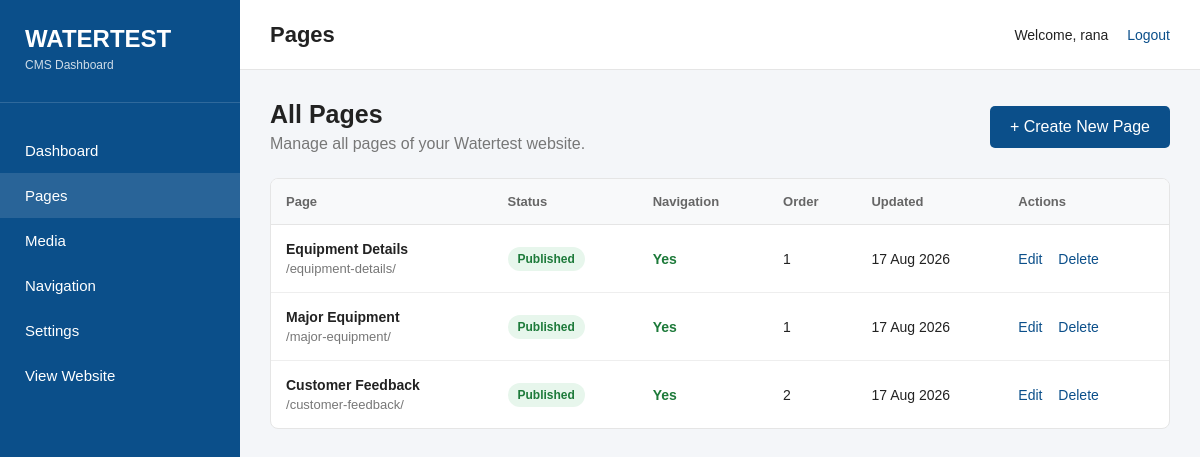
The app's page /dashboard/pages/ (signed in), older data.
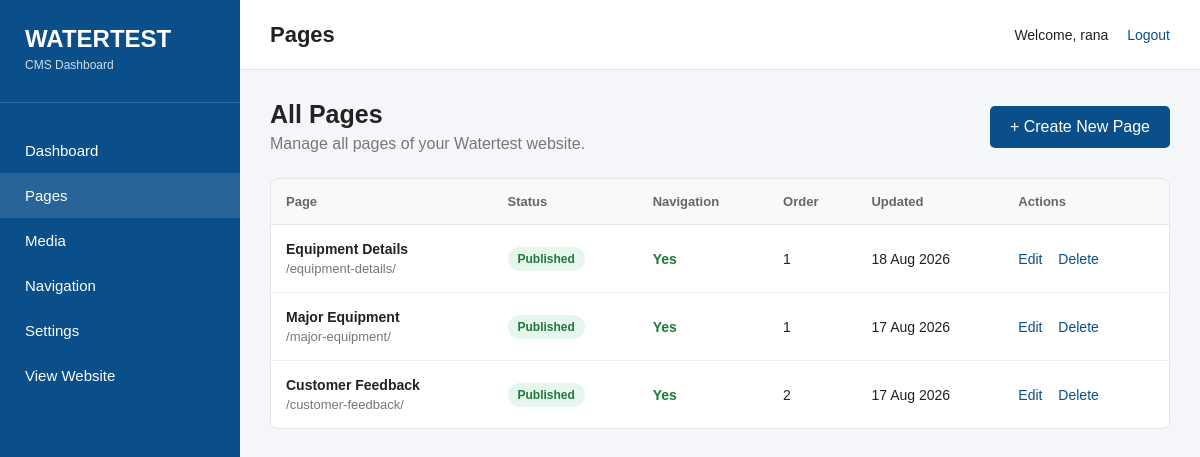
The same page, newer data.
### website/models.py (models this page shows, shortened)
class Page(models.Model):
    STATUS_CHOICES = [
        ("draft", "Draft"),
        ("published", "Published"),
    ]
    title = models.CharField(max_length=300)
    slug = models.SlugField(
        max_length=300,
        unique=True,
        blank=True
    )
    content = models.TextField(
        blank=True
    )
    featured_image = models.ImageField(
        upload_to="pages/",
        blank=True,
        null=True
    )
    status = models.CharField(
        max_length=20,
        choices=STATUS_CHOICES,
        default="draft"
    )
    show_in_menu = models.BooleanField(
        default=False
    )
    menu_order = models.PositiveIntegerField(
        default=0
    )
    parent = models.ForeignKey(
        "self",
        on_delete=models.CASCADE,
        blank=True,
        null=True,
        related_name="children"
    )
    created_at = models.DateTimeField(
        auto_now_add=True
    )
    updated_at = models.DateTimeField(
        auto_now=True
    )

### website/views.py (the view)
@login_required
def pages(request):
    all_pages = Page.objects.all().order_by(
        "menu_order",
        "-updated_at"
    )
    return render(
        request,
        "website/pages.html",
        {
            "pages": all_pages
        }
    )

### website/context_processors.py (called while the page is built)
def menu_pages(request):
    menu_pages = Page.objects.filter(
        status="published",
        show_in_menu=True,
        parent__isnull=True
    ).prefetch_related(
        "children"
    ).order_by(
        "menu_order",
        "title"
    )
    return {
        "menu_pages": menu_pages
    }

### templates/website/pages.html (shortened to what the changed rows need)
{% load static %}
<!DOCTYPE html>
<html lang="en">
<head>
</head>
<body>
<main class="dashboard-main">
    <header class="dashboard-topbar">
        <h1>Pages</h1>
    </header>
    <section class="dashboard-content">
        <div class="page-heading">
            <div>
                <h2>All Pages</h2>
            </div>
        </div>
        <div class="table-box">
            {% if pages %}
            <table class="pages-table">
                <thead>
                    <tr>
                        <th>
                            Page
                        </th>
                        <th>
                            Status
                        </th>
                        <th>
                            Navigation
                        </th>
                        <th>
                            Order
                        </th>
                        <th>
                            Updated
                        </th>
                        <th>
                            Actions
                        </th>
                    </tr>
                </thead>
                <tbody>
                    {% for page in pages %}
                    <tr>
                        <td>
                            <div class="page-title">
                                {{ page.title }}
                            </div>
                            <div class="page-slug">
                                /{{ page.slug }}/
                            </div>
                        </td>
                        <td>
                            {% if page.status == "published" %}
                                <span class="status status-published">
                                    Published
                                </span>
                            {% else %}
                                <span class="status status-draft">
                                    Draft
                                </span>
                            {% endif %}
                        </td>
                        <td>
                            {% if page.show_in_menu %}
                                <span class="menu-yes">
                                    Yes
                                </span>
                            {% else %}
                                <span class="menu-no">
                                    No
                                </span>
                            {% endif %}
                        </td>
                        <td>
                            {{ page.menu_order }}
                        </td>
                        <td>
                            {{ page.updated_at|date:"d M Y" }}
                        </td>
                        <td>
                            <a href="{% url 'edit_page' page.id %}" class="action-link"> Edit  </a>
                            <a href="{% url 'delete_page' page.id %}" class="action-link"> Delete </a>
                        </td>
                    </tr>
                    {% endfor %}
                </tbody>
            </table>
            {% endif %}
        </div>
    </section>
</main>
</body>
</html>

Row changes from the older to the newer data that the page shows:
changed Page "Equipment Details": updated_at "17 Aug 2026" → "18 Aug 2026"
